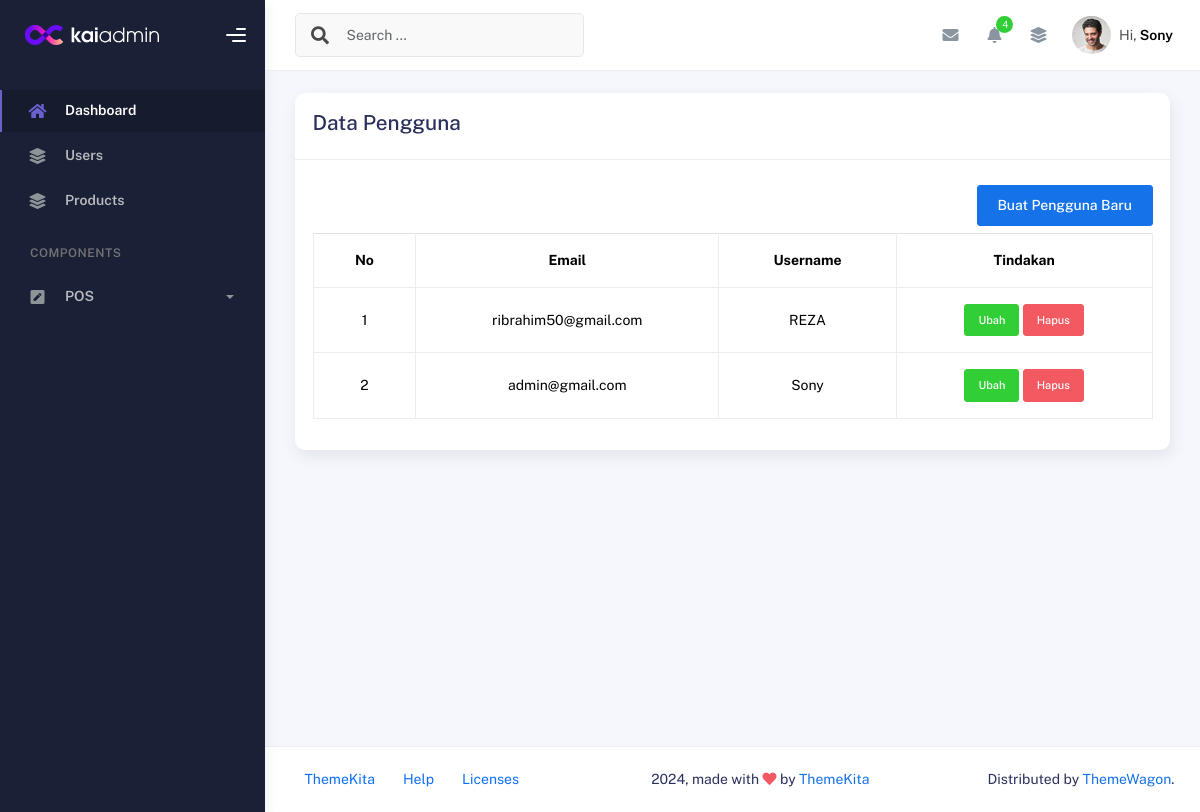
Screenshot of /main.php?page=user (signed in) with the database file from the repository.
### tables this page shows
CREATE TABLE `users` (
  `id` int(10) NOT NULL,
  `name` varchar(40) NOT NULL,
  `email` varchar(30) NOT NULL,
  `password` varchar(255) NOT NULL,
  `created_at` timestamp NOT NULL DEFAULT current_timestamp(),
  `updated_at` timestamp NOT NULL DEFAULT current_timestamp()
);

### pages/user.php (the view, shortened to what this page needs)
<?php
$selectUser = mysqli_query($koneksi, "SELECT * FROM users ORDER BY id DESC");
$rows = mysqli_fetch_all($selectUser, MYSQLI_ASSOC);
?>
<div class="card table-responsive">
    <div class="card-header">
        <div class="card-title">
            <h4>Data Pengguna</h4>
        </div>
    </div>
    <div class="card-body">
        <div align="right">
            <a href="?page=tambah-edit-user" class="btn btn-primary my-2">
                Buat Pengguna Baru
            </a>
        </div>
        <table class="table table-bordered text-center">
            <tr>
                <th>No</th>
                <th>Email</th>
                <th>Username</th>
                <th>Tindakan</th>
            </tr>
            <?php
            $no = 1;
            foreach ($rows as $v) {
            ?>
                <tr>
                    <td><?php echo $no++ ?></td>
                    <td><?php echo $v['email'] ?></td>
                    <td><?php echo $v['name'] ?></td>
                    <td>
                        <a href="?page=tambah-edit-user&id=<?php echo base64_encode($v['id']) ?>" class="btn btn-success btn-sm">Ubah</a>
                        <form action="?page=user&idDel=<?php echo $v['id'] ?>" method="post" onclick="return confirm('Yakin ingin di delete?')" class="d-inline">
                            <button class="btn btn-danger btn-sm">Hapus</button>
                        </form>
                    </td>
                </tr>
            <?php
            }
            ?>
        </table>
    </div>
</div>

### rows the page displays
users: email "ribrahim50@gmail.com", name "REZA"
users: email "admin@gmail.com", name "Sony"

### other values shown
$_SESSION['USERNAME'] "Sony"
